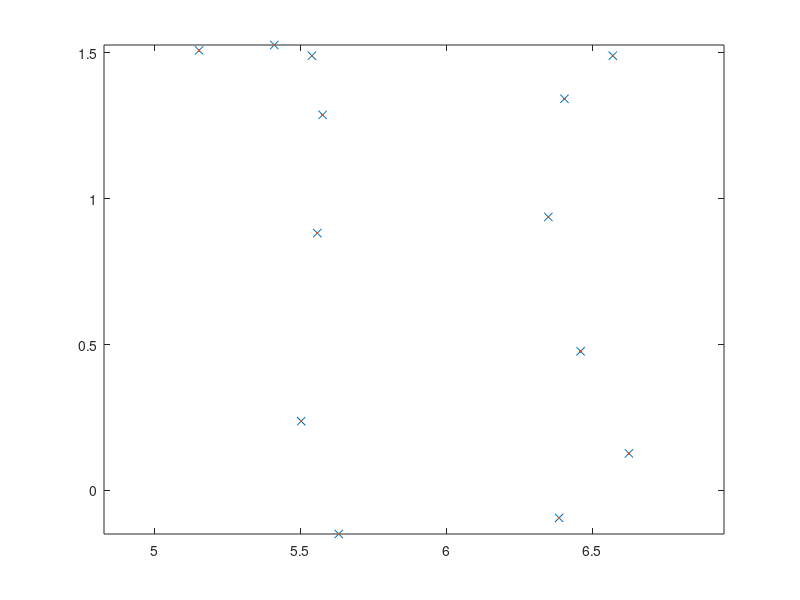

MATLAB code to generate this figure: (Note: this script raises an error after producing the figure.)

rs = [(-1:0.3:-0.1).' 0*(-1:0.3:-0.1).'+1; -0.1 0.8; -0.5 0.6; -2/3 -1/2; 0 -1; 2/3 -1/2; 2/3 1/2; 1/2 0.8; (0.5:0.1:1).' (0.5:0.1:1).'*0+1;].';
% rs = [3.1113    3.4245    3.6456    3.2587    3.4429    4.5483    4.3457    4.6220    5.0089;...
%     1.0105    0.9552    0.7342    0.1630   -0.8318   -0.1686    0.6789    0.9368    1.0289];
% % a = drawpolygon;
% % rs = a.Position.';
% % rs = rs(:,1:end-1);
% 
rs = [5.1536    5.4113    5.5402    5.5770    5.5586    5.5034    5.6322    6.3870    6.6263     6.4607    6.3502    6.4054    6.5711    6.8657;...
    1.5078    1.5262    1.4894    1.2869    0.8819    0.2375   -0.1491   -0.0938    0.1271    0.4768    0.9371    1.3421    1.4894    1.5078];
% chnkr = sort(chnkr);
% rs = chnkr.r(:,:);
rs = rs(:,1:end-1);
ts = linspace(-1,1,length(rs)+1); ts = ts(1:end-1);

ncheb = floor((size(rs,2)-1)/2);
% ncheb =7;


% tsub = ts;
A4 = [1+0*ts.',cos(pi*ts.'*(1:ncheb)), sin(pi*ts.'*(1:ncheb))];

cs4 = A4\(rs - ts.*[1;0]).';
rcheb = (A4*cs4).' + ts.*[1;0];


figure(3);clf
plot(rs(1,:), rs(2,:),'x')
hold on
plot(rcheb(1,:), rcheb(2,:),'.')
hold off
axis equal


rend = FP2([-1,1],cs4);
d = diff(rend(1,:));

figure(4);clf
plot(rcheb(1,:), rcheb(2,:),'.')
hold on
plot(rcheb(1,:)+d, rcheb(2,:),'.')
plot(rcheb(1,:)+2*d, rcheb(2,:),'.')
hold off


cparams = []; cparams.ta = -1; cparams.tb = 1; cparams.maxchunklen = 1/(pi/d);
chnkr = chunkerfunc(@(t) FP2(t,cs4),cparams);


cparams.ifclosed = 0;
chnkr0 = chunkerfunc(@(t) FP2(t,cs4),cparams);

figure(5);clf
plot(chnkr,'.')
hold on
for i = 1:3
plot(chnkr + i*[d;0],'.')
end
hold off
axis equal
chnkr.npt
chnkr = chnkr + [-mean(rend(1,:));0];
rend = rend - [mean(rend(1,:));0];

verts = [rend, rend - [0;10]];
edge2verts = [[1;2], [4;3], [3;1], [2;4]];
fchnk = cell(1,4);
fchnk{1} = chnkr0;
cgrph = chunkgraph(verts,edge2verts,fchnk);


chnkr = reverse(chnkr);
figure(6);clf
plot(cgrph,'.')
hold on
plot(chnkr,'x')
hold off


% function [r,d,d2] = FP2(ts, cs)
function [r] = FP2(ts, cs)
ncheb = (size(cs,1))/2;
r  = ([1+0*ts(:),cos(pi*ts(:)*(1:ncheb)), sin(pi*ts(:)*(1:ncheb))]*cs).' + ts(:).'.*[1;0];
d  = ([0*ts(:),-sin(pi*ts(:)*(1:ncheb)).*(1:ncheb)*pi, cos(pi*ts(:)*(1:ncheb)).*(1:ncheb)*pi]*cs).'+ [1;0];
d2 = ([0*ts(:),-cos(pi*ts(:)*(1:ncheb)).*(1:ncheb).^2*pi^2, -sin(pi*ts(:)*(1:ncheb)).*(1:ncheb).^2*pi^2]*cs).';

end
